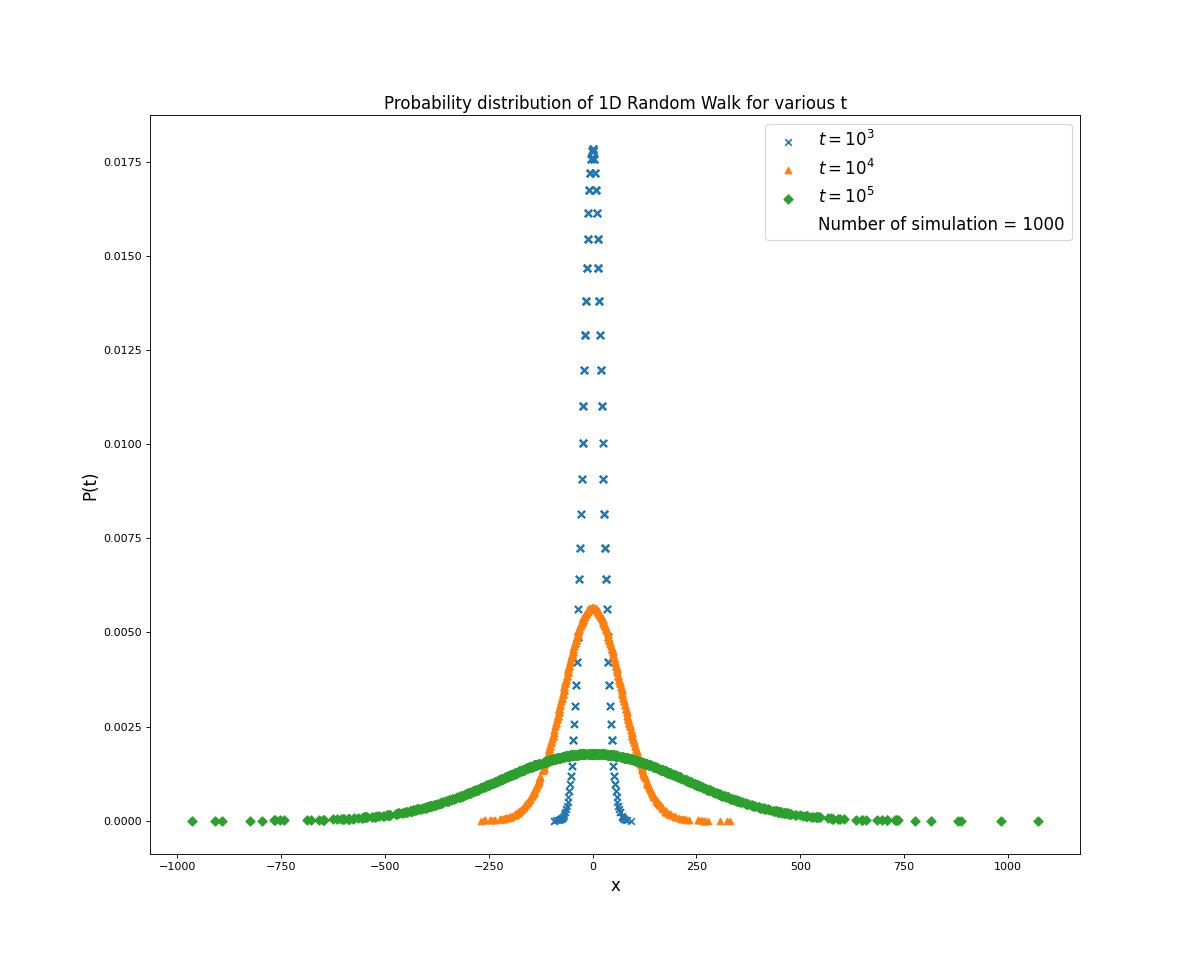

Generate this figure with Python:
import matplotlib.pyplot as plt
import numpy as np

fig = plt.figure(figsize=(15, 12), dpi=80)
plt.title("Probability distribution of 1D Random Walk for various t", fontsize=15)
x1, y1 = np.loadtxt("/workspaces/Computazionale2/RandomWalk/File/RW1DPt=1000.dat", usecols=(0,1), unpack=True)
x2, y2 = np.loadtxt("/workspaces/Computazionale2/RandomWalk/File/RW1DPt=10000.dat", usecols=(0,1), unpack=True)
x3, y3 = np.loadtxt("/workspaces/Computazionale2/RandomWalk/File/RW1DPt=100000.dat", usecols=(0,1), unpack=True)
plt.scatter(x1, y1, marker='x', s=35, label=f'$t=10^3$')
plt.scatter(x2, y2, marker='^', s=35, label=f'$t=10^4$')
plt.scatter(x3, y3, marker='D', s=35, label=f'$t=10^5$')
plt.plot([], [], '', label='Number of simulation = 1000', alpha=0)
plt.legend(fontsize=15)
plt.xlabel('x', fontsize=15)
plt.ylabel('P(t)', fontsize=15)
plt.savefig("RandomWalk1DP.png")